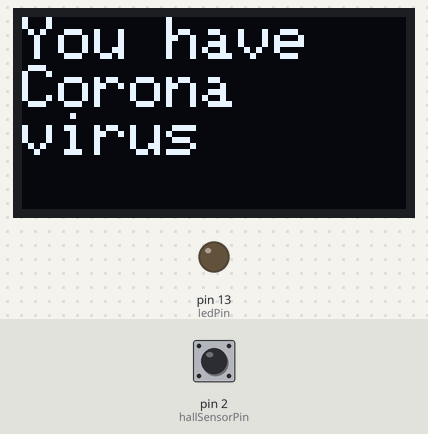
Recording of a sketch running on a simulated Arduino Uno, built with avr-gcc and run on an emulated ATmega328P. Shown: 128×64 one-colour display, output pins drawn as LEDs (lit = HIGH). Dashed ring = blinking. The inputs (shaded band) are chosen by the test bench; at power-on: pin 2 (hallSensorPin) HIGH.

Above: at 1.2 s.
1.3 s: pin 2 (hallSensorPin) driven LOW
At 2.1 s:
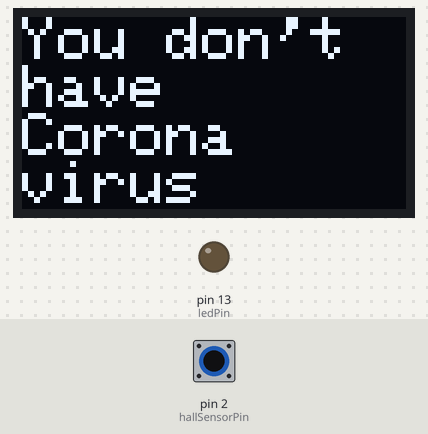
2.8 s: pin 2 (hallSensorPin) driven HIGH
At 4.0 s:
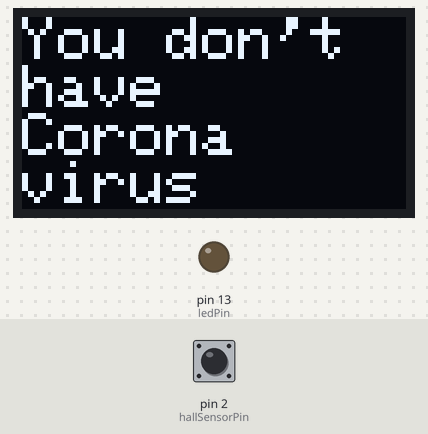
4.3 s: pin 2 (hallSensorPin) driven LOW
At 5.5 s:
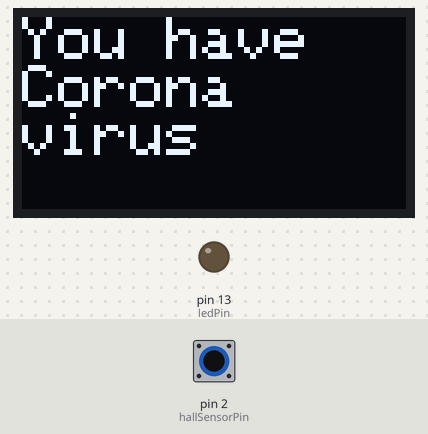
5.8 s: pin 2 (hallSensorPin) pulsed HIGH 2 times (0.12 s each, 0.3 s apart)
At 5.9 s:
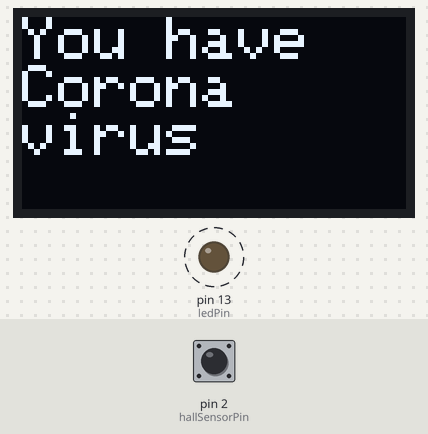
Timing chart, 0 to 8.8 s (numbered marks = the images above; inputs shaded):
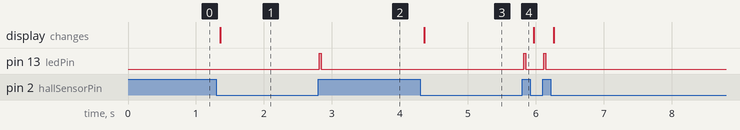

Measured:
- after the input at 1.3 s, the display: changes after 0.06 s (image 1)
- after the input at 2.8 s, pin 13 (ledPin): LOW → HIGH at once, → LOW 0.03 s later
- after the input at 4.3 s, the display: changes after 0.06 s (image 3)
- after the input at 5.8 s, pin 13 (ledPin): alternates HIGH for 0.03 s and LOW for 0.26 s, 4 changes in all, then stays LOW, starting at once

The sketch:

hall_oled.ino
```cpp
//

#include <SPI.h>
#include <Wire.h>
#include <Adafruit_GFX.h>
#include <Adafruit_SSD1306.h>

#define OLED_WIDTH 128 // OLED display width, in pixels
#define OLED_HEIGHT 64 // OLED display height, in pixels

#define OLED_ADDR 0x3C

int fidget = 0;
int state = 0;

String text[8] = {"You have  Corona    virus", "You don't have      Corona    virus", "You have  Corona    virus", "You don't have      Corona    virus", "You have  Corona    virus", "You don't have      Corona    virus", "You have  Corona    virus", "You don't have      Corona    virus"};

Adafruit_SSD1306 display(OLED_WIDTH, OLED_HEIGHT);

int hallSensorPin = 2;
int ledPin =  13;
int previousState = 0;

void setup() {

  display.begin(SSD1306_SWITCHCAPVCC, OLED_ADDR);
  display.setTextSize(2);
  display.setTextColor(WHITE);

  pinMode(ledPin, OUTPUT);
  pinMode(hallSensorPin, INPUT);
}

void loop(){
  display.clearDisplay();
  display.setCursor(0,0);
  display.println(text[fidget]);
  display.display();

  // conditional statement saying if the variable state is low (not above the sesnor) go through the array

  state = digitalRead(hallSensorPin);
  if (state == LOW && previousState == 0) {
     fidget++;

     if (fidget == 8)
        fidget = 0;
        previousState = 1;
  }

  // what allows the the statement to not run through the array when it's not hovering over it and only once it's passed it (i.e previous state = 0 not 1);

      if (state == HIGH && previousState == 1) {
         previousState = 0;


    digitalWrite(ledPin, HIGH);
  }
  else {
    digitalWrite(ledPin, LOW);
  }


}
```
